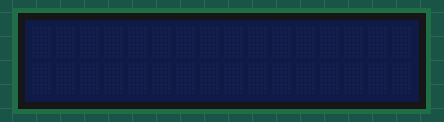
Simulated run of this program. Board: Raspberry Pi (BCM pin numbers). Shown: 16×2 character LCD. Library files of the repository ran but are not shown: __init__.py; what the program prints to the terminal is not drawn.

Above: at 0.8 s.
At 1.3 s:
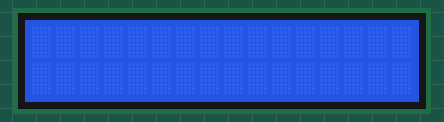
At 2.4 s:
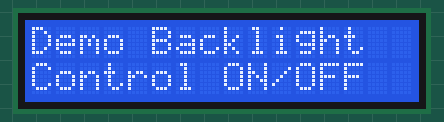
At 5.4 s:
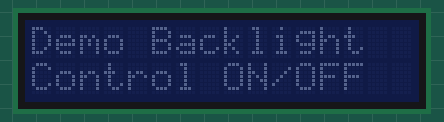
At 8.0 s:
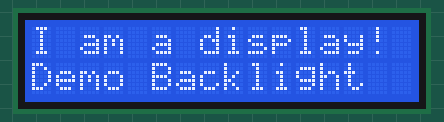

The program:

demo_lcd_backlight.py
```python
# Simple string program. Writes and updates strings.
# Demo program for the I2C 16x2 Display from Ryanteck.uk
# Created by Matthew Timmons-Brown for The Raspberry Pi Guy YouTube channel
# Backlight: Enhanced by TOMDENKT - backlight control (on/off)
# Backlight: lcd_backlight(1) = ON, lcd_backlight(0) = OFF
# Backlight: Usage, if lcddriver is set to "display" (like example below)
# Backlight: display.lcd_backlight(0) # Turn backlight off
# Backlight: display.lcd_backlight(1) # Turn backlight on

# If lcddriver.py is NOT in same folder with your scripts,
# uncomment below and set path to lcddriver, e.g. "/home/pi/lcd"
#import sys
#sys.path.append("/home/pi/lcd") # example, path to lcddriver.py

# Import necessary libraries for communication and display use
import lcddriver
import time

# Load the driver and set it to "display"
# If you use something from the driver library use the "display." prefix first
display = lcddriver.lcd()

# Main body of code
try:
    print("Press CTRL + C to quit program")
    while True:
        # Remember that your sentences can only be 16 characters long!
        print("Loop: Writing to display and toggle backlight...")
        display.lcd_backlight(1)                          # Make sure backlight is on / turn on
        time.sleep(0.5)                                   # Waiting for backlight toggle
        display.lcd_backlight(0)                          # Turn backlight off
        time.sleep(0.5)                                   # Waiting for turning backlight on again
        display.lcd_backlight(1)                          # Turn backlight on again
        time.sleep(1)                                     # Waiting for text
        display.lcd_display_string("Demo Backlight", 1)   # Write line of text to first line of display
        display.lcd_display_string("Control ON/OFF", 2)   # Write line of text to second line of display
        time.sleep(2)                                     # Waiting for backlight toggle
        display.lcd_backlight(0)                          # Turn backlight off
        time.sleep(0.5)                                   # Waiting for turning backlight on again
        display.lcd_backlight(1)                          # Turn backlight on again
        time.sleep(0.5)                                   # Waiting for turning backlight off again
        display.lcd_backlight(0)                          # Turn backlight off
        time.sleep(0.5)                                   # Waiting for turning backlight on again
        display.lcd_backlight(1)                          # Turn backlight on again
        time.sleep(2)                                     # Give time for the message to be read
        display.lcd_display_string("I am a display! ", 1) # Refresh the first line of display with a different message
        display.lcd_display_string("Demo Backlight", 2)   # Refresh the second line of display with a different message
        time.sleep(2)                                     # Give time for the message to be read
        display.lcd_clear()                               # Clear the display of any data
        time.sleep(1)                                     # Give time for the message to be read
        display.lcd_backlight(0)                          # Turn backlight off
        time.sleep(1.5)                                   # Waiting until restart

except KeyboardInterrupt: # If there is a KeyboardInterrupt (when you press CTRL + C), exit the program and cleanup
    print("Exit and cleaning up!")
    display.lcd_clear()
    display.lcd_backlight(1) # Make sure backlight is on / turn on by leaving
```

lcddriver.py
```python
# Driver library for LCD display. Provided by Ryanteck LTD.
# The procedures below can all be called in your own code!
# You can just stick to the print string one though ;-)

# This is the driver library for the LCD display
# It contains some functions that you can call in your own program
# Just remember that in order to use it you have to import it
# You can do that with the line: import lcddriver
# Make sure that lcddriver is in the same directory though!
# Credit for this code goes to "natbett" of the Raspberry Pi Forum 18/02/13

# Backlight: Enhanced by TOMDENKT - backlight control (on/off)
# If lcddriver.py is NOT in same folder with your scripts,
# set path to lcddriver IN YOUR script such as
#import sys
#sys.path.append("/home/pi/lcd") # example, path to lcddriver.py

from test_lcd import i2c_lib
from time import *

# LCD Address
# Usually you will have to use one of the two provided values below.
# If you prefer, you can check your LCD address with the command: "sudo i2cdetect -y 1"
# This is a common LCD address.
ADDRESS = 0x27
# This is another common LCD address.
#ADDRESS = 0x3f

# commands
LCD_CLEARDISPLAY = 0x01
LCD_RETURNHOME = 0x02
LCD_ENTRYMODESET = 0x04
LCD_DISPLAYCONTROL = 0x08
LCD_CURSORSHIFT = 0x10
LCD_FUNCTIONSET = 0x20
LCD_SETCGRAMADDR = 0x40
LCD_SETDDRAMADDR = 0x80

# flags for display entry mode
LCD_ENTRYRIGHT = 0x00
LCD_ENTRYLEFT = 0x02
LCD_ENTRYSHIFTINCREMENT = 0x01
LCD_ENTRYSHIFTDECREMENT = 0x00

# flags for display on/off control
LCD_DISPLAYON = 0x04
LCD_DISPLAYOFF = 0x00
LCD_CURSORON = 0x02
LCD_CURSOROFF = 0x00
LCD_BLINKON = 0x01
LCD_BLINKOFF = 0x00

# flags for display/cursor shift
LCD_DISPLAYMOVE = 0x08
LCD_CURSORMOVE = 0x00
LCD_MOVERIGHT = 0x04
LCD_MOVELEFT = 0x00

# flags for function set
LCD_8BITMODE = 0x10
LCD_4BITMODE = 0x00
LCD_2LINE = 0x08
LCD_1LINE = 0x00
LCD_5x10DOTS = 0x04
LCD_5x8DOTS = 0x00

# flags for backlight control
LCD_BACKLIGHT = 0x08
LCD_NOBACKLIGHT = 0x00

En = 0b00000100 # Enable bit
Rw = 0b00000010 # Read/Write bit
Rs = 0b00000001 # Register select bit

class lcd:
   #initializes objects and lcd
   def __init__(self):
      self.lcd_device = i2c_lib.i2c_device(ADDRESS)

      self.lcd_write(0x03)
      self.lcd_write(0x03)
      self.lcd_write(0x03)
      self.lcd_write(0x02)

      self.lcd_write(LCD_FUNCTIONSET | LCD_2LINE | LCD_5x8DOTS | LCD_4BITMODE)
      self.lcd_write(LCD_DISPLAYCONTROL | LCD_DISPLAYON)
      self.lcd_write(LCD_CLEARDISPLAY)
      self.lcd_write(LCD_ENTRYMODESET | LCD_ENTRYLEFT)
      sleep(0.2)

   # clocks EN to latch command
   def lcd_strobe(self, data):
      self.lcd_device.write_cmd(data | En | LCD_BACKLIGHT)
      sleep(.0005)
      self.lcd_device.write_cmd(((data & ~En) | LCD_BACKLIGHT))
      sleep(.0001)

   def lcd_write_four_bits(self, data):
      self.lcd_device.write_cmd(data | LCD_BACKLIGHT)
      self.lcd_strobe(data)

   # write a command to lcd
   def lcd_write(self, cmd, mode=0):
      self.lcd_write_four_bits(mode | (cmd & 0xF0))
      self.lcd_write_four_bits(mode | ((cmd << 4) & 0xF0))

   # put string function
   def lcd_display_string(self, string, line):
      if line == 1:
         self.lcd_write(0x80)
      if line == 2:
         self.lcd_write(0xC0)
      if line == 3:
         self.lcd_write(0x94)
      if line == 4:
         self.lcd_write(0xD4)

      for char in string:
         self.lcd_write(ord(char), Rs)

   # clear lcd and set to home
   def lcd_clear(self):
      self.lcd_write(LCD_CLEARDISPLAY)
      self.lcd_write(LCD_RETURNHOME)

   # backlight control (on/off)
   # options: lcd_backlight(1) = ON, lcd_backlight(0) = OFF
   def lcd_backlight(self, state):
      if state == 1:
         self.lcd_device.write_cmd(LCD_BACKLIGHT)
      elif state == 0:
         self.lcd_device.write_cmd(LCD_NOBACKLIGHT)
```

i2c_lib.py
```python
import smbus
from time import *

class i2c_device:
   def __init__(self, addr, port=1):
      self.addr = addr
      self.bus = smbus.SMBus(port)

# Write a single command
   def write_cmd(self, cmd):
      self.bus.write_byte(self.addr, cmd)
      sleep(0.0001)

# Write a command and argument
   def write_cmd_arg(self, cmd, data):
      self.bus.write_byte_data(self.addr, cmd, data)
      sleep(0.0001)

# Write a block of data
   def write_block_data(self, cmd, data):
      self.bus.write_block_data(self.addr, cmd, data)
      sleep(0.0001)

# Read a single byte
   def read(self):
      return self.bus.read_byte(self.addr)

# Read
   def read_data(self, cmd):
      return self.bus.read_byte_data(self.addr, cmd)

# Read a block of data
   def read_block_data(self, cmd):
      return self.bus.read_block_data(self.addr, cmd)
```

Measured:
- by itself, everything shown: repeats every 12.2 s, in 13 steps
- what the display in image 0 shows lasts 0.5 s, from 0.7 s to 1.2 s
- what the display in image 1 shows lasts 1.0 s, from 1.2 s to 2.2 s
- what the display in image 2 shows lasts 2.0 s, from 2.3 s to 4.3 s
